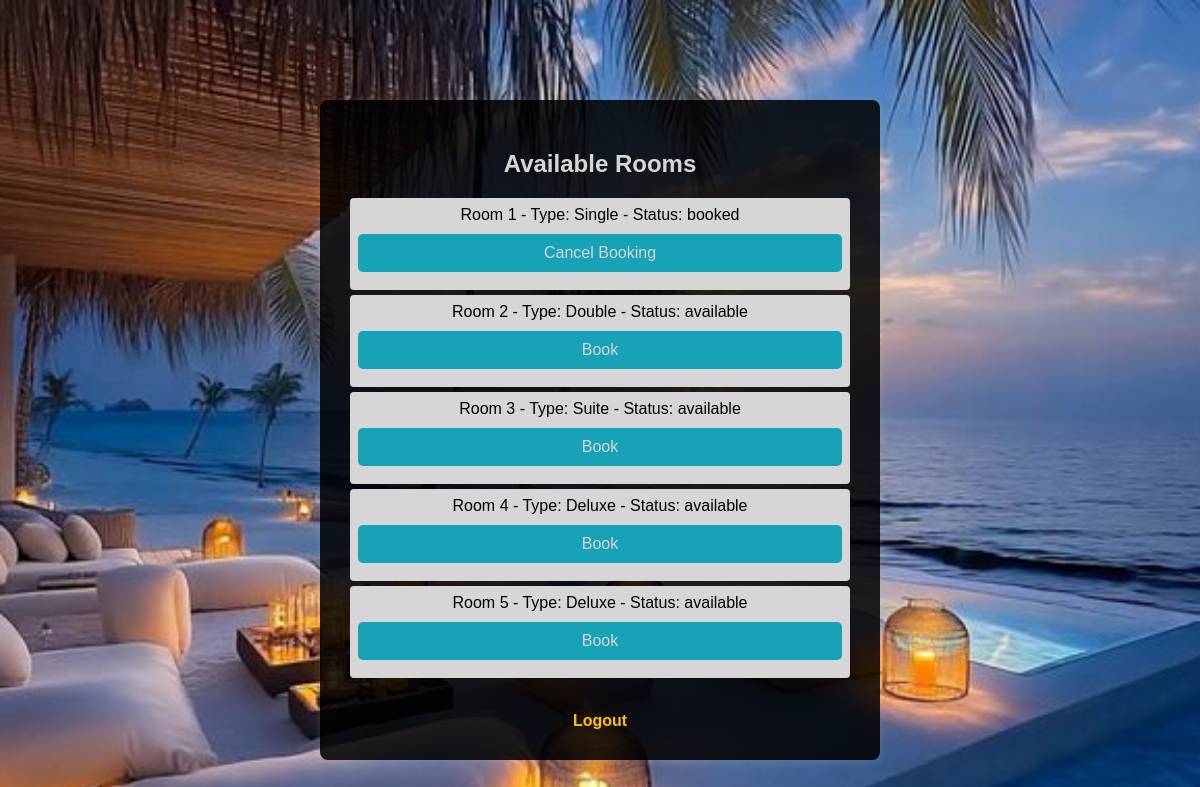
The app's page /dashboard (signed in) with its own data.
### tables this page shows
CREATE TABLE rooms (
        id INTEGER PRIMARY KEY,
        type TEXT,
        status TEXT);

### app.py (the view)
@app.route('/dashboard')
def dashboard():
    if 'user_id' not in session:
        return redirect(url_for('login'))
    con = sqlite3.connect('hotel.db')
    cur = con.cursor()
    cur.execute("SELECT * FROM rooms")
    rooms = cur.fetchall()
    cur.execute("SELECT room_id FROM bookings WHERE user_id=?", (session['user_id'],))
    user_booked = [row[0] for row in cur.fetchall()]
    con.close()
    return render_template('dashboard.html', rooms=rooms, user_booked_room_ids=user_booked)

### templates/dashboard.html (shortened to what this page needs)
<!DOCTYPE html>
<html>
<head>
    <link rel="stylesheet" href="{{ url_for('static', filename='style.css') }}">
</head>
<body>
<div class="container">
    <h2 style="color: #d6d6d6;">Available Rooms</h2>
    <ul>
        {% for room in rooms %}
            <li>
                Room {{ room[0] }} - Type: {{ room[1] }} - Status: {{ room[2] }}
                {% if room[2] == 'available' %}
                    <form method="GET" action="/book/{{ room[0] }}" style="display:inline;">
                        <button type="submit">Book</button>
                    </form>
                {% elif room[2] == 'booked' and room[0] in user_booked_room_ids %}
                    <form method="POST" action="/unbook" style="display:inline;">
                        <button type="submit">Cancel Booking</button>
                    </form>
                {% endif %}
            </li>
        {% endfor %}
    </ul>
    <br>
    <a href="/logout">Logout</a>
</div>
</body>
</html>

### static/style.css (style rules this page uses)
.container { max-width: 600px; margin: 50px auto; background: rgba(1, 1, 1, 0.85); padding: 30px; border-radius: 8px; box-shadow: 0 2px 10px rgba(0,0,0,0.1); }
h1, h2 { text-align: center; color: #333; }
form { display: flex; flex-direction: column; }
input, button { margin: 10px 0; padding: 10px; border-radius: 5px; border: 1px solid #d6d6d6; }
button { background-color: #17a2b8; color: #d6d6d6; border: none; padding: 10px 0; font-size: 16px; border-radius: 5px; width: 100%; cursor: pointer; transition: background 0.3s; }
ul { list-style: none; padding: 0; }
li { padding: 8px; margin: 5px 0; background: #d6d6d6; border-radius: 4px; }
a, a:visited, a:focus, a:active { color: #ffc107 !important; text-decoration: none; margin: 0 10px; }

### records on screen
rooms: id "1", type "Single", status "booked"
rooms: id "2", type "Double", status "available"
rooms: id "3", type "Suite", status "available"
rooms: id "4", type "Deluxe", status "available"
rooms: id "5", type "Deluxe", status "available"
